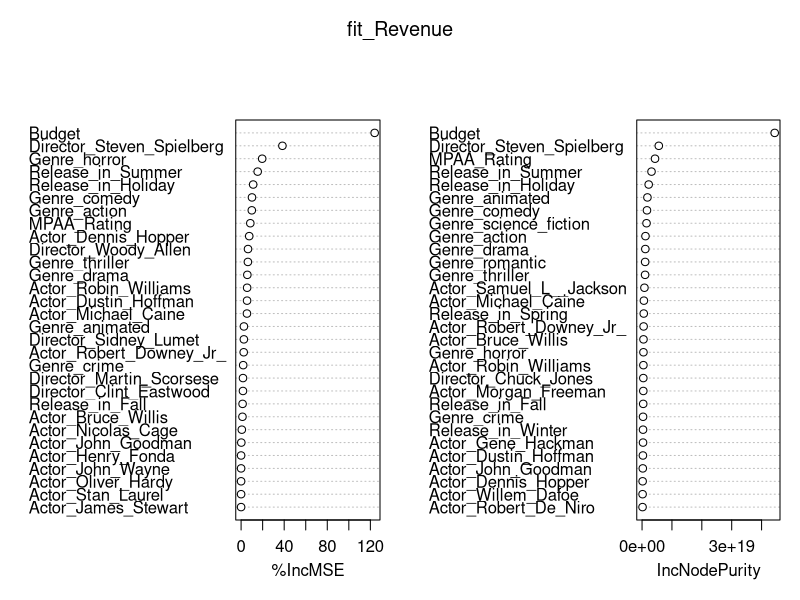
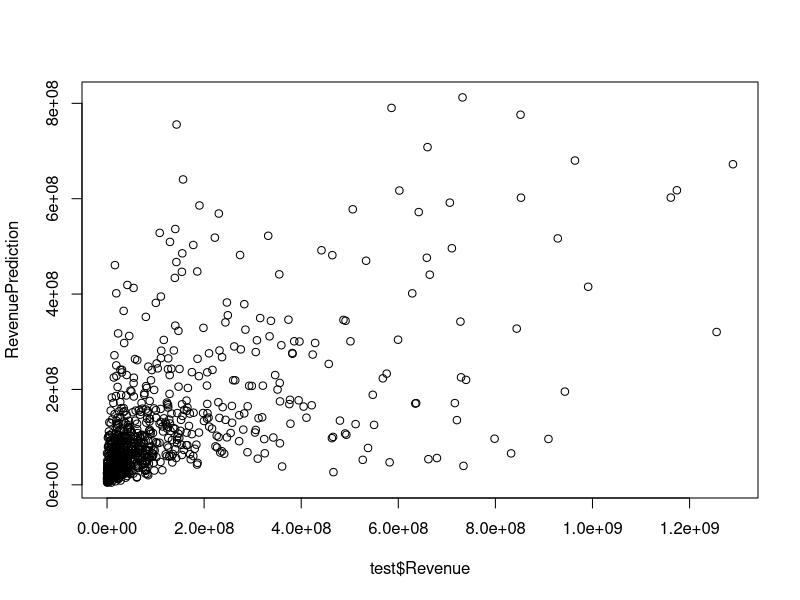

Write R code to recreate these figures, in order.
# description: an evaluation of our model to predict the revenue of films based on aspects of production using http://en.wikipedia.org/wiki/Random_forest.
# author: Ben Adelman (Adjusted Approach from Kaggle Competition), Paul Prae (Improved and Evaluated Model)
# since: 4/10/2015
# citation: inspired by a tutorial for a Kaggle competition written by Trevor Stephens: https://github.com/trevorstephens/titanic

install.packages('randomForest')
library(randomForest)

##  load the full file into R
full_data <- read.csv("./data/input/film_data.csv")

## adjusting some data types
full_data$Budget <- as.numeric(as.character(full_data$Budget))
full_data$Revenue <- as.numeric(as.character(full_data$Revenue))
full_data$Weekend_Total <- as.numeric(as.character(full_data$Revenue))

##  75% of the sample size for train (used for evaluation run, not final run)
smp_size <- floor(0.75 * nrow(full_data))

## set the seed to make your partition reproducible (a random number seed)
set.seed(123)
train_ind <- sample(seq_len(nrow(full_data)), size = smp_size)

##  now let's split into test vs. training data
train <- full_data[train_ind, ]
test <- full_data[-train_ind, ]

##  set up the random forest model for predicting Total Revenue
# configuratioin: as.numeric, importance=TRUE, ntree=2000
fit_Revenue <- randomForest(as.numeric(Revenue) ~ Budget + MPAA_Rating + Release_in_Winter + Release_in_Spring + Release_in_Summer + Release_in_Fall + Release_in_Holiday + Actor_Morgan_Freeman + Actor_Dennis_Hopper + Actor_Henry_Fonda + Actor_Bruce_Willis + Actor_Samuel_L__Jackson + Actor_Robert_De_Niro + Actor_Burt_Lancaster + Actor_Donald_Sutherland + Actor_Christopher_Lee + Actor_John_Wayne + Actor_Keanu_Reeves + Actor_Nick_Nolte + Actor_Nicolas_Cage + Actor_Gene_Hackman + Actor_Michael_Caine + Actor_Sean_Connery + Actor_Oliver_Hardy + Actor_Stan_Laurel + Actor_Robert_Duvall + Actor_Susan_Sarandon + Actor_Jack_Nicholson + Actor_Robert_Downey_Jr_ + Actor_Christopher_Walken + Actor_Willem_Dafoe + Actor_James_Stewart + Actor_Dustin_Hoffman + Actor_Robin_Williams + Actor_John_Goodman + Actor_Dennis_Quaid + Actor_Harvey_Keitel + Director_Blake_Edwards + Director_Sidney_Lumet + Director_Steven_Spielberg + Director_Spike_Lee + Director_John_Ford + Director_Robert_Altman + Director_Charlie_Chaplin + Director_Vincente_Minnelli + Director_Woody_Allen + Director_Clint_Eastwood + Director_Martin_Scorsese + Director_Ingmar_Bergman + Director_Howard_Hawks + Director_John_Huston + Director_Raoul_Walsh + Director_Chuck_Jones + Director_Werner_Herzog + Director_Fritz_Lang + Director_Steven_Soderbergh + Director_Michael_Curtiz + Director_Francis_Ford_Coppola + Director_Roger_Corman + Director_Alfred_Hitchcock + Director_Friz_Freleng + Director_Anthony_Mann + Director_Norman_Taurog + Director_Akira_Kurosawa + Genre_comedy + Genre_drama + Genre_romantic + Genre_science_fiction + Genre_crime + Genre_action + Genre_thriller + Genre_horror + Genre_animated, data=train, importance=TRUE, ntree=2000)

##  stats
summary(fit_Revenue)
varImpPlot(fit_Revenue)
##  Now to make the prediction... using the model against the test data...
RevenuePrediction <- predict(fit_Revenue, test, OOB=TRUE, type = "response")

## more stats
## estimated versus observed values
plot(test$Revenue, RevenuePrediction)

## r squared
cor(RevenuePrediction, test$Revenue)^2

## root-mean-square error 
RMSE <- (sum((RevenuePrediction-test$Revenue)^2)/length(test$Revenue))^(1/2)

## find the max observed value
maxRevenue <- max(test$Revenue)
maxRevenue

## find the min observed value
minRevenue <- min(test$Revenue)
minRevenue

## normalized root-mean-square error
NRMSE <- (RMSE/(maxRevenue - minRevenue))
NRMSE

## save 'em
test$RevenuePrediction <- RevenuePrediction
write.csv(test, file = "./data/test_predictions.csv", row.names = TRUE)
